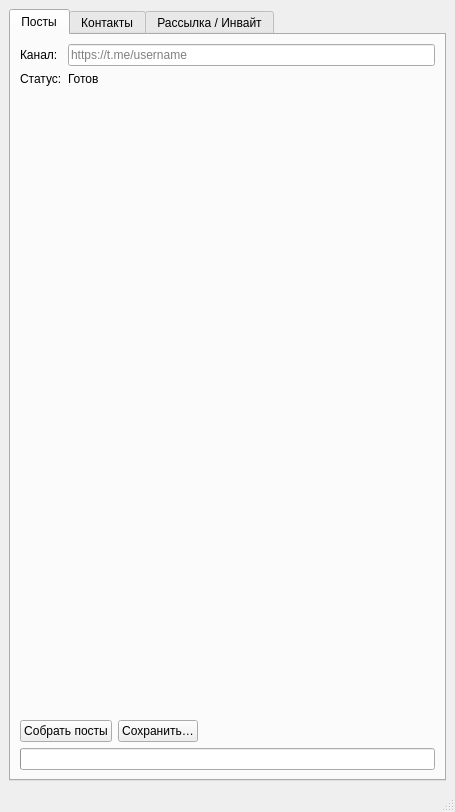
<?xml version="1.0" encoding="UTF-8"?>
<ui version="4.0">
 <class>MainWindow</class>
 <widget class="QMainWindow" name="MainWindow">
  <property name="windowTitle">
   <string>TeleTools</string>
  </property>
  <widget class="QWidget" name="centralwidget">
   <layout class="QVBoxLayout" name="verticalLayout" stretch="0,1">
    <item>
     <widget class="QTabWidget" name="tabWidget">
      <property name="currentIndex">
       <number>0</number>
      </property>

      <!-- TAB 1: Посты -->
      <widget class="QWidget" name="tabPosts">
       <attribute name="title">
        <string>Посты</string>
       </attribute>
       <layout class="QVBoxLayout" name="verticalLayout_1">
        <item>
         <layout class="QFormLayout" name="formLayout_1">
          <item row="0" column="0">
           <widget class="QLabel" name="label_1">
            <property name="text">
             <string>Канал:</string>
            </property>
           </widget>
          </item>
          <item row="0" column="1">
           <widget class="QLineEdit" name="lineChannel">
            <property name="placeholderText">
             <string>https://t.me/username</string>
            </property>
           </widget>
          </item>
          <item row="1" column="0">
           <widget class="QLabel" name="label_2">
            <property name="text">
             <string>Статус:</string>
            </property>
           </widget>
          </item>
          <item row="1" column="1">
           <widget class="QLabel" name="labelPostsStatus">
            <property name="text">
             <string>Готов</string>
            </property>
           </widget>
          </item>
         </layout>
        </item>
        <item>
         <layout class="QHBoxLayout" name="hbox1">
          <item>
           <widget class="QPushButton" name="btnCollectPosts">
            <property name="text">
             <string>Собрать посты</string>
            </property>
           </widget>
          </item>
          <item>
           <widget class="QPushButton" name="btnSavePosts">
            <property name="text">
             <string>Сохранить…</string>
            </property>
           </widget>
          </item>
          <item>
           <spacer name="sp1">
            <property name="orientation">
             <enum>Qt::Horizontal</enum>
            </property>
            <property name="sizeHint" stdset="0">
             <size><width>40</width><height>20</height></size>
            </property>
           </spacer>
          </item>
         </layout>
        </item>
        <item>
         <widget class="QProgressBar" name="progressPosts">
          <property name="textVisible"><bool>false</bool></property>
          <property name="value"><number>0</number></property>
         </widget>
        </item>
       </layout>
      </widget>

      <!-- TAB 2: Контакты -->
      <widget class="QWidget" name="tabContacts">
       <attribute name="title">
        <string>Контакты</string>
       </attribute>
       <layout class="QVBoxLayout" name="verticalLayout_2">
        <item>
         <layout class="QFormLayout" name="formLayout_2">
          <item row="0" column="0">
           <widget class="QLabel" name="label_3">
            <property name="text">
             <string>Файл постов:</string>
            </property>
           </widget>
          </item>
          <item row="0" column="1">
           <layout class="QHBoxLayout" name="hbox2">
            <item>
             <widget class="QLineEdit" name="linePostsFile">
              <property name="readOnly"><bool>true</bool></property>
             </widget>
            </item>
            <item>
             <widget class="QPushButton" name="btnPickPostsFile">
              <property name="text"><string>📂</string></property>
              <property name="maximumWidth"><number>40</number></property>
             </widget>
            </item>
           </layout>
          </item>
          <item row="1" column="0">
           <widget class="QLabel" name="label_4">
            <property name="text"><string>Статус:</string></property>
           </widget>
          </item>
          <item row="1" column="1">
           <widget class="QLabel" name="labelContactsStatus">
            <property name="text"><string>Готов</string></property>
           </widget>
          </item>
         </layout>
        </item>
        <item>
         <layout class="QHBoxLayout" name="hbox3">
          <item>
           <widget class="QPushButton" name="btnRunContacts">
            <property name="text"><string>Собрать контакты</string></property>
           </widget>
          </item>
          <item>
           <widget class="QPushButton" name="btnSaveContacts">
            <property name="text"><string>Сохранить…</string></property>
           </widget>
          </item>
          <item>
           <spacer name="sp2">
            <property name="orientation"><enum>Qt::Horizontal</enum></property>
            <property name="sizeHint" stdset="0">
             <size><width>40</width><height>20</height></size>
            </property>
           </spacer>
          </item>
         </layout>
        </item>
        <item>
         <widget class="QProgressBar" name="progressContacts">
          <property name="textVisible"><bool>false</bool></property>
          <property name="value"><number>0</number></property>
         </widget>
        </item>
       </layout>
      </widget>

      <!-- TAB 3: Рассылка/Инвайт -->
      <widget class="QWidget" name="tabDispatch">
       <attribute name="title">
        <string>Рассылка / Инвайт</string>
       </attribute>
       <layout class="QVBoxLayout" name="verticalLayout_3">
        <item>
         <layout class="QFormLayout" name="formLayout_3">
          <item row="0" column="0"><widget class="QLabel" name="label_5"><property name="text"><string>Режим:</string></property></widget></item>
          <item row="0" column="1"><widget class="QComboBox" name="comboMode"/></item>

          <item row="1" column="0"><widget class="QLabel" name="label_6"><property name="text"><string>Группа (для invite):</string></property></widget></item>
          <item row="1" column="1"><widget class="QLineEdit" name="lineGroup"><property name="placeholderText"><string>@group_or_channel</string></property></widget></item>

          <item row="2" column="0"><widget class="QLabel" name="label_7"><property name="text"><string>Сообщение (для message):</string></property></widget></item>
          <item row="2" column="1"><widget class="QPlainTextEdit" name="textMessage"/></item>

          <item row="3" column="0"><widget class="QLabel" name="label_8"><property name="text"><string>Файл пользователей:</string></property></widget></item>
          <item row="3" column="1">
           <layout class="QHBoxLayout" name="hbox4">
            <item><widget class="QLineEdit" name="lineUsersFile"><property name="readOnly"><bool>true</bool></property></widget></item>
            <item><widget class="QPushButton" name="btnPickUsersFile"><property name="text"><string>📂</string></property><property name="maximumWidth"><number>40</number></property></widget></item>
           </layout>
          </item>

          <item row="4" column="0"><widget class="QLabel" name="label_9"><property name="text"><string>Лимит в час:</string></property></widget></item>
          <item row="4" column="1"><widget class="QSpinBox" name="spinPerHour"/></item>

          <item row="5" column="0"><widget class="QLabel" name="label_10"><property name="text"><string>Лимит в сутки:</string></property></widget></item>
          <item row="5" column="1"><widget class="QSpinBox" name="spinPerDay"/></item>

          <item row="6" column="0"><widget class="QLabel" name="label_11"><property name="text"><string>Задержка мин, сек:</string></property></widget></item>
          <item row="6" column="1"><widget class="QSpinBox" name="spinMinDelay"/></item>

          <item row="7" column="0"><widget class="QLabel" name="label_12"><property name="text"><string>Задержка макс, сек:</string></property></widget></item>
          <item row="7" column="1"><widget class="QSpinBox" name="spinMaxDelay"/></item>

          <item row="8" column="0"><widget class="QLabel" name="label_13"><property name="text"><string>Макс. ошибок:</string></property></widget></item>
          <item row="8" column="1"><widget class="QSpinBox" name="spinMaxErrors"/></item>

          <item row="9" column="0"><widget class="QLabel" name="label_14"><property name="text"><string>Пропускать обработанных:</string></property></widget></item>
          <item row="9" column="1"><widget class="QCheckBox" name="checkSkipProcessed"/></item>

          <item row="10" column="0"><widget class="QLabel" name="label_15"><property name="text"><string>Лог-файл CSV:</string></property></widget></item>
          <item row="10" column="1">
           <layout class="QHBoxLayout" name="hbox5">
            <item><widget class="QLineEdit" name="lineLogFile"><property name="readOnly"><bool>true</bool></property></widget></item>
            <item><widget class="QPushButton" name="btnPickLogFile"><property name="text"><string>📁</string></property><property name="maximumWidth"><number>40</number></property></widget></item>
           </layout>
          </item>
         </layout>
        </item>

        <item><widget class="QProgressBar" name="progressDispatch"><property name="textVisible"><bool>false</bool></property><property name="value"><number>0</number></property></widget></item>
        <item><widget class="QPlainTextEdit" name="textLog"/></item>
        <item><widget class="QPushButton" name="btnStart"><property name="text"><string>Запустить</string></property></widget></item>
       </layout>
      </widget>

     </widget>
    </item>
   </layout>
  </widget>
  <widget class="QStatusBar" name="statusbar"/>
 </widget>
 <resources/>
 <connections/>
</ui>
